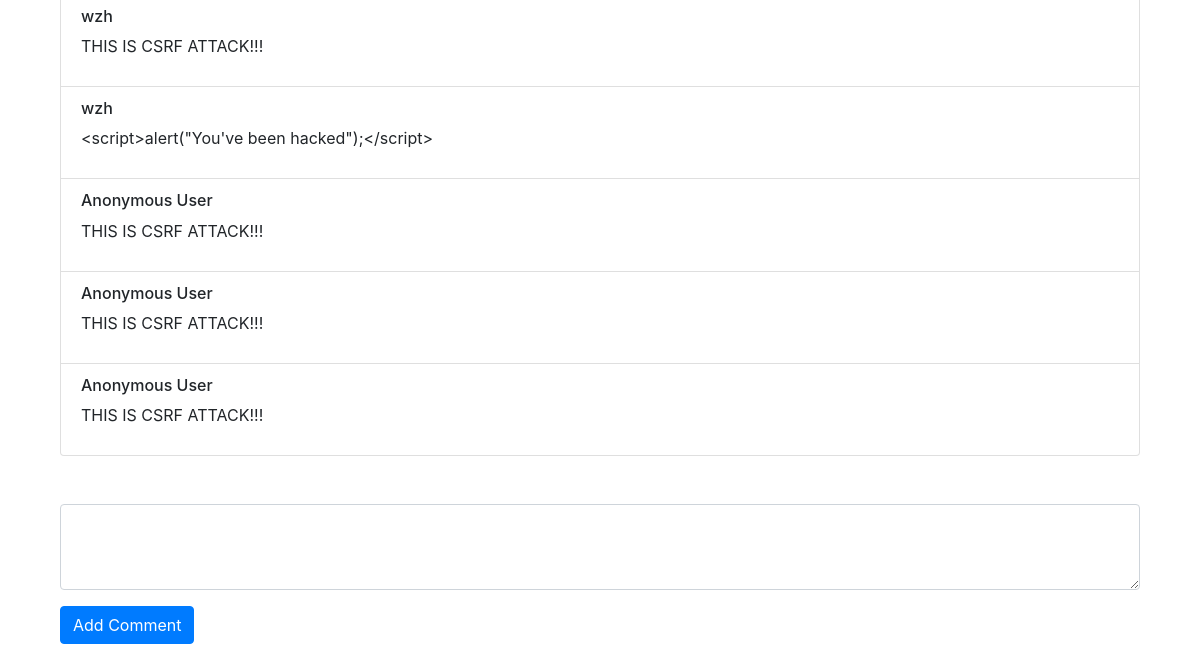
Page /posts/1 (lower part) on the earlier database version.
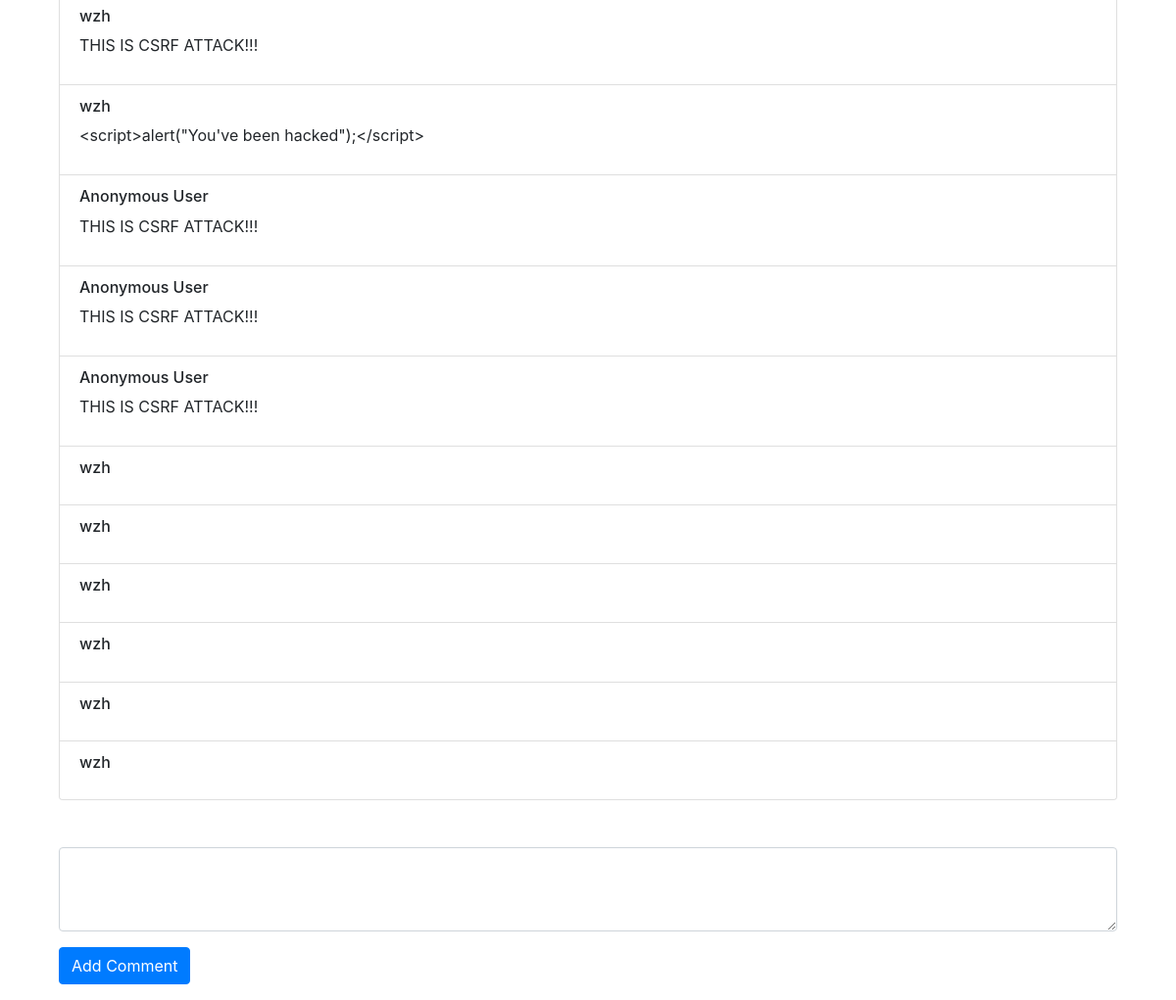
Same page on the later database version.
### home/models.py (models this page shows, shortened)
class Comment(models.Model):
    post = models.ForeignKey(Post, on_delete=models.CASCADE)
    author = models.ForeignKey(User, on_delete=models.CASCADE, blank=True, null=True)
    content = models.CharField(max_length=256)

### home/views.py (the view)
# urls.py: path('posts/<str:post_id>', ReadPost.as_view(), name='read-post'),
class ReadPost(View):
    template_name = 'home/read_post.html'
    context = {}
    def get(self, request, post_id):
        post = Post.objects.get(id=post_id)
        comments = Comment.objects.all().filter(post=post)
        self.context['post'] = post
        self.context['comments'] = comments
        return render(request, template_name=self.template_name, context=self.context)

### templates/home/read_post.html (shortened to what this page needs)
{% extends 'base.html' %}
{% block content %}
    <div class="container" style="margin-top: 50px;">
        <ul class="list-group">
            {% for comment in comments %}
                <li class="list-group-item">
                    {% if comment.author %}
                        <h6>{{ comment.author }}</h6>
                        <p>{{ comment.content }}</p>
                    {% else %}
                        <h6>Anonymous User</h6>
                        <p>{{ comment.content|safe }}</p>
                    {% endif %}
                </li>
            {% endfor %}
        </ul>
        <form method="POST" action="/add-comment" class="mt-5">
            <div class="form-group">
                <textarea class="form-control" name="comment-textarea" id="comment-textarea" rows="3"></textarea>
                <button class="btn btn-primary mt-3" type="submit">Add Comment</button>
            </div>
        </form>
    </div>
{% endblock %}

### templates/base.html (shortened to what this page needs)
<!DOCTYPE html>
{% load static %}
<html lang="en">
<head>
    <link rel="stylesheet" href="https://cdn.jsdelivr.net/npm/bootstrap@4.1.3/dist/css/bootstrap.min.css">
</head>
<body>
<div class="container">
    {% block content %}{% endblock %}
</div>
</body>
</html>

Differences in the rows shown:
added Comment: author "wzh"
added Comment: author "wzh"
added Comment: author "wzh"
added Comment: author "wzh"
added Comment: author "wzh"
added Comment: author "wzh"
